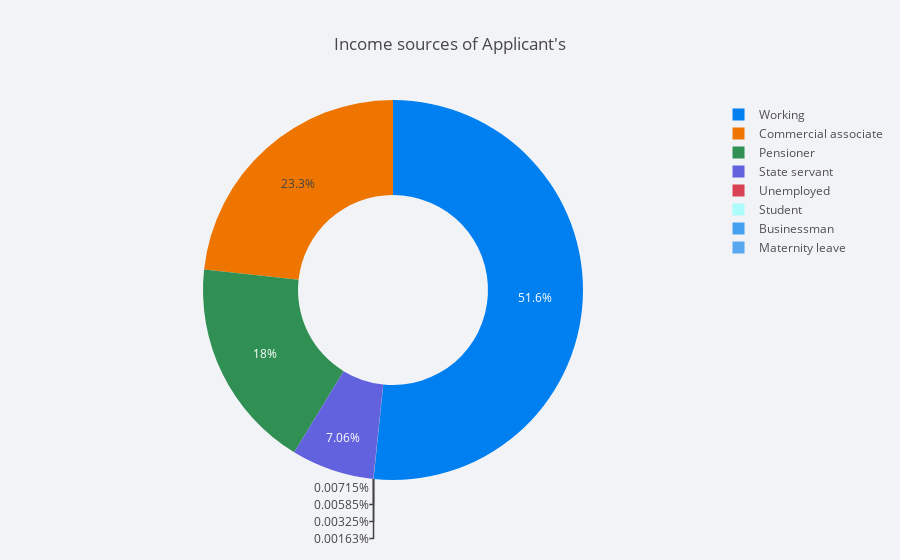

The cell this chart's notebook holds for it:
### Markdown cell above
### Income sources of Application's who applied for loan

### Code cell
temp = application_train["NAME_INCOME_TYPE"].value_counts()
df = pd.DataFrame({'labels': temp.index,
                   'values': temp.values
                  })
df.iplot(kind='pie',labels='labels',values='values', title='Income sources of Applicant\'s', hole = 0.5)

### Figure 1 — Plotly figure (JSON) as saved in the notebook; plotly's stock layout.template omitted (floating-point values rounded to 4 significant figures)
{"data": [{"hole": 0.5, "labels": ["Working", "Commercial associate", "Pensioner", "State servant", "Unemployed", "Student", "Businessman", "Maternity leave"], "marker": {"colors": ["rgba(0, 128, 240, 1.0)", "rgba(238, 118, 0, 1.0)", "rgba(48, 144, 84, 1.0)", "rgba(98, 98, 222, 1.0)", "rgba(217, 66, 85, 1.0)", "rgba(173, 252, 252, 1.0)", "rgba(70, 160, 240, 1.0)", "rgba(70, 160, 240, 0.8999999999999999)"]}, "name": "", "type": "pie", "values": [158774, 71617, 55362, 21703, 22, 18, 10, 5]}], "layout": {"legend": {"bgcolor": "#F2F3F7", "font": {"color": "#505050"}}, "paper_bgcolor": "#F2F3F7", "plot_bgcolor": "#F2F3F7", "title": "Income sources of Applicant's", "titlefont": {"color": "#484848"}}}
